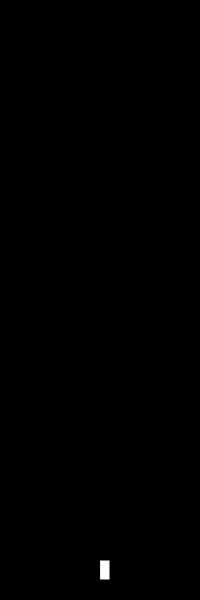
Frame 1 (no input)
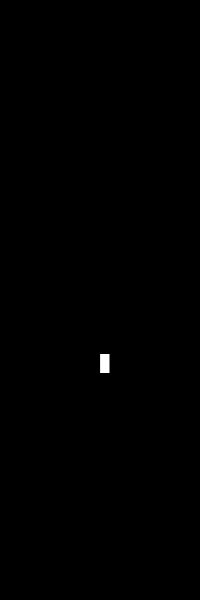
Frame 60 (no input)
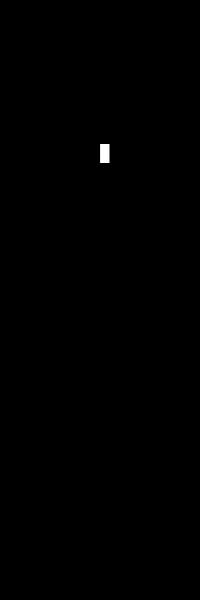
Frame 120 (the mouse pressed at the canvas centre since frame 60)

The p5.js sketch that drew these frames (run headless with seeded random() and noise() and a simulated clock; from frame 60 on, the mouse is pressed at the canvas centre):

// p5.js sketch
// ── sketch.js
var speed = -4;
var y=560;
var gravity = 0.5;

function setup() {
  createCanvas(200,600);
  
}

function draw() {
  background(0);
  
  fill(255);
  rect(width/2,y,10,20);
  
  if(y < 1/height){
    speed =0;
  }
  y = y + speed + gravity;
  
}
